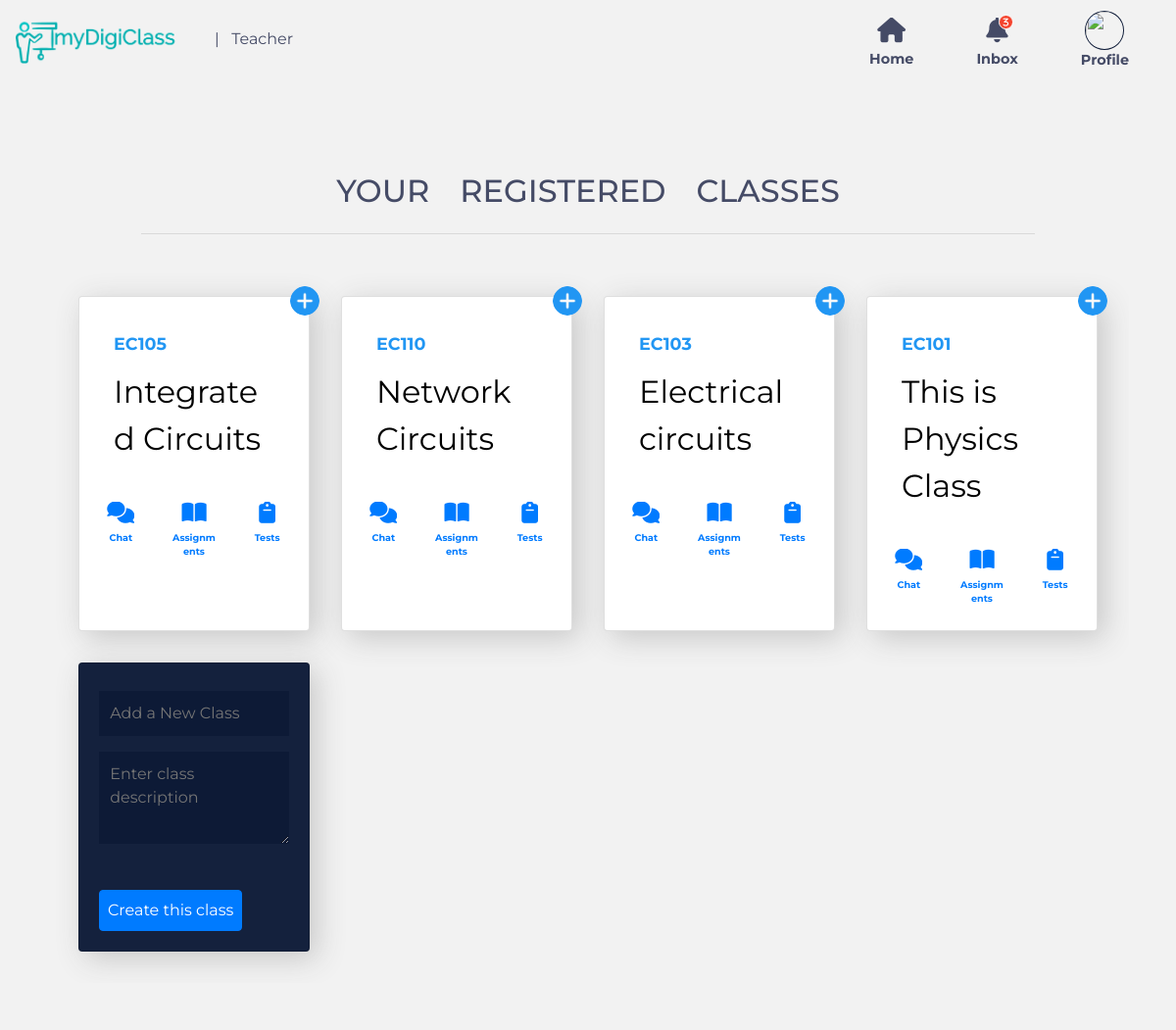
/Class (signed in), run on an earlier commit of the app's database.
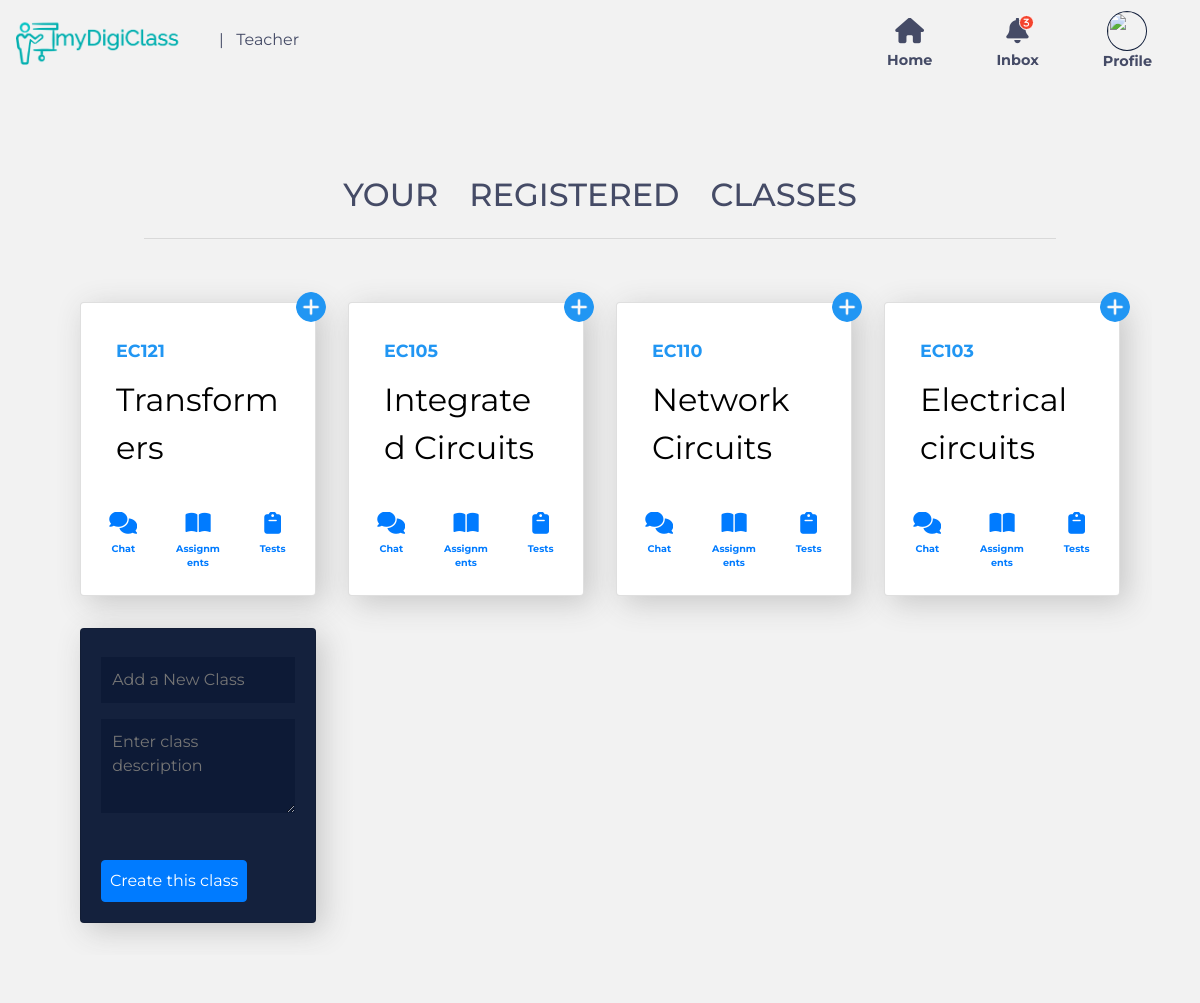
And on a later commit of the database.
### tables this page shows
CREATE TABLE class(
cls_id text PRIMARY KEY,
desc text,
creator text,
logged boolean
, c_id text);

### server.py (the view)
@app.route('/Class')
def Classs():
	if not check_session(): return redirect(url_for('login'))
	occ=session['user']['occ']
	classes=Class.allclasses(c,session['user']['user_id'])
	name=session['user']['name']
	roll=session['user']['roll']
	username=session['user']['user_id']
	clg_name=college.getCollegeName(c,session['user']['clg_id'])
	teachers=getTeachers()
	return render_template('class.html',occ=occ,classes=classes,username=username,name=name,roll=roll,clg_name=clg_name,teachers=teachers)

### Data_Models/Class.py (called while the page is built)
	@staticmethod
	def allclasses(c,user_id=None,cls_id=None):
		ids=[]
		if user_id :
			c.execute("select cls_id from urc where user_id=?",(user_id,))
			ids=c.fetchall()
		else:
			ids=[(cls_id,)]
		ls=[]
		for i in ids:
			c.execute("select * from class where cls_id=?",i)
			k=c.fetchone()
			c.execute("select user_id from urc where cls_id=?",i)
			sz=len(c.fetchall())-1
			ls.append({'cls_id':k[0].split("_")[1],'desc':k[1],'creator':k[2],'participants':sz})
		if cls_id:
			ls=ls[0]
		if type(ls)==type([]):
			print(ls)
			return reversed(ls)
		return ls

	@staticmethod
	def getTeacherClasses(c,c_id):
		c.execute("select cls_id,desc from class where c_id=?",(c_id,))
		cs=c.fetchall()
		ls=[]
		for cl in cs :
			ls.append({'cls_id':cl[0].split("_")[1],'desc':cl[1]})
		return ls

### Data_Models/College.py (called while the page is built)
	@staticmethod
	def getCollegeName(c,clg_id):
		c.execute("select name from college where clg_id=?",(clg_id,))
		l=c.fetchone()
		return l[0]

### Data_Models/User.py (called while the page is built)
	@staticmethod
	def getTeachers(c,clg_id):
		c.execute("select user_id,name from user where clg_id=? and occ='teacher'",(clg_id,))
		ts = c.fetchall()
		ls=[]
		for t in ts:
			ls.append({'user_id':t[0],'name':t[1]})
		return ls

### server.py (called while the page is built)
def check_session():
	if 'user' in session:
		return True
	return False

def getTeachers():
	teachers = user.getTeachers(c,session['user']['clg_id'])
	ls=[]
	for t in teachers:
		d={}
		d['name']=t['name']
		d['user_id']=t['user_id']
		d['classes']=getTeacherClasses(t['user_id'])
		ls.append(d)
	print(ls)
	return ls

def getTeacherClasses(uid):
	classes=Class.getTeacherClasses(c,uid)
	return classes

### Template/class.html (shortened to what this page needs)
<!DOCTYPE html>
<html>
<head>
	<link rel="stylesheet" href="https://stackpath.bootstrapcdn.com/bootstrap/4.5.0/css/bootstrap.min.css">
  <link rel="stylesheet" href="../static/css/view.css">
</head>
<body onload="onload()">
	<nav class="navbar-home navbar navbar-expand-lg">
		<a class="navbar-brand" href="#" style="font-size:x-large;"><img src="../static/icons/logo.png" alt="" height="50px" >
		</a>
		<span class="position"> | &nbsp;
			{% if occ=="teacher" %}
			Teacher
			{% else %}
			Student
			{% endif %}
		</span>
		<div class="panel navbar-expand-md" id="navbarSupportedContent">
			<ul class="navbar-nav ml-auto">
				<li class="nav-item">
					<i class="fas fa-home fa-2x home-icon"></i>
					<p class="icon-caption">Home</p>
				</li>
				<li class="nav-item" style="position: relative;">
						<i class="fas fa-2x notify-count">3</i>
					<i class="fas fa-2x fa-bell"></i>
					<p class="icon-caption">Inbox</p>
				</li>
				<li class="nav-item" id="icon-profile">
					<img id="avatar" src="getImg" alt="">
					<p class="icon-caption">Profile</p>
				</li>
			</ul>
		</div>
	</nav>
<div class="container-fluid content">
			<div class="title">
				<h2 class="title-text">your registered classes</h2>
			</div>
			<hr class="ruler">
			<div class="classes"  >
			{% for class in classes %}
			<div class="card class-view" id="scr">
				{% if occ=="teacher"%}
				<div class="create">
					<div class="icon-create">
						<img src="../static/icons/add.png" alt="">
					</div>
				</div>
				{% endif %}
				<div class="card-body">
					<div class="card-title">
						<div>
							<a class="class_id"href="#">{{ class.cls_id }}</a>
						</div>
					</div>
				<p class="class-name">{{ class.desc }}</p>
				<br>
				<div class="options">
					<div class="row">
						<div class="col-lg-4 col-md-4 col-sm-4 icon-shelf"><a href="{{ url_for('chats',cls_id = class.cls_id) }}" class="icon-card">
							<i class="fas fa-2x fa-comments"></i>
							<p class="icon-caption icon-options-caption text-primary">Chat</p>
						</a>
						</div>
						<div class="col-lg-4 col-md-4 col-sm-4 icon-shelf">
							<a href="/viewAss?cls_id={{ class.cls_id }}" class="icon-card">
								<i class="fas fa-2x fa-book-open"></i>
								<p class="icon-caption icon-options-caption text-primary">Assignments</p>
						</a>
						</div>
						<div class="col-lg-4 col-md-4 col-sm-4 icon-shelf"><a href="/view_test?cls_id={{ class.cls_id }}" class="icon-card">
							<i class="fas fa-2x fa-clipboard"></i>
							<p class="icon-caption icon-options-caption text-primary">Tests</p>
						</a>
						</div>
					</div>
				</div>
				</div>
			</div>
			{% endfor %}
			<div class="card class-view join-class" id="scr">
				<div class="card-body">
					<form action="/add_class" method="post">
						{% if occ!="teacher" %}
						<input class="card-input" type="text" name="cls_code" id="cls_code" placeholder="Join a New Class" required="True" onkeyup="check_classavail('s')" autocomplete="off">
						<div id="print">
						</div>
						<input type="submit" name="" value="Join this class" class="btn btn-primary create-card-btn">
						{% else %}
						<input class="card-input" type="text" name="cls_code" id="cls_code" placeholder="Add a New Class" required="True" autocomplete="off" onkeyup="check_classavail('t')">
						<textarea class="card-input" name="desc" placeholder="Enter class description" id="exampleFormControlTextarea1" rows="3"></textarea>
						<br>
						<input type="submit" name="" value="Create this class" class=" btn btn-primary create-card-btn">
						{% endif %}
						</form>
				</div>
			</div>
</div>
</div>
</body>
</html>

### static/css/view.css (style rules this page uses)
* { box-sizing: border-box; font-family: 'Montserrat', sans-serif; overflow-x: hidden; }
body { z-index: -999; }
.navbar-nav { max-height: 6rem; }
.position { color: #454B66; font-size: 1rem; }
.panel { display: inline; margin-left: auto; }
.navbar-home { position: fixed; z-index: 1000; background-color: #F2F2F2; height: 5rem; max-height: 5rem; width: 100%; overflow: visible; }
.navbar-brand img { filter: invert(100%) contrast(200%); }
.nav-item { font-size: 1rem; color: #454B66; padding-top: 1.2em; margin: 0 2em 0 2em; display: flex; flex-direction: column; justify-content: center; }
#icon-profile img { margin: auto; }
.icon-caption { text-align: center; color: #454B66; font-size: .9em; font-weight: bold; padding-top:0; }
.fa-2x { font-size: 1.6em; margin: auto; }
.panel .navbar-nav .nav-item .notify-count { padding-left: 3.3px; padding-top: 2.3px; font-size: 9px; color: #fff; background-color: #F4442E; top: 2.5em; right: .5em; position: absolute; width: 15px; height: 15px; border-radius: 50%; border: 1px solid #fff; }
#avatar { height: 40px; width: 40px; border: 1px solid #14213D; border-radius: 50%; }
body { background-color: #f2f2f2; }
.title { text-align: center; font-size: 28px; text-transform: uppercase; word-spacing: .8em; color: #454B66; font-weight: bolder; }
.ruler { max-width: 80%; padding: .9em; padding-bottom: 0; }
.content { margin-top: 8em; background-color: #f2f2f2; width: 100%; height: 100%; padding: 3em; }
.classes { padding : 1em; display: grid; grid-template-columns: repeat(auto-fill, minmax(250px, 1fr)); }
.class-view { background-color: #fff; margin: 1em; box-shadow: 7px 7px 30px #c7c7c7; overflow: visible; }
.class_id { font-size: 1.1rem; font-weight: bold; color: #2196F3; }
.card-title { margin-top: 15px; padding: 0 15px; }
.class-name { padding: 0 15px; font-size: 2rem; color: #000; }
.icon-shelf { text-align: center; height: 3.9rem; overflow: hidden; }
.icon-card { width: 100%; height: 100%; text-decoration: none; overflow:hidden; }
.icon-card i { font-size: 1.4rem; transition: linear; transition-duration: .1s; }
.icon-card p { margin: auto; font-size: .6em; }
.card-input { position: relative; margin: .5em 0; padding: .7em; width: 100%; background-color: #0d1a36; color: #e5e5e5; border: none; }
.join-class { background-color: #14213D; opacity: 1; }
.create-card-btn { text-align: center; margin: auto; color: #fff; padding: .5em; }
.create { position: absolute; top: -1rem; right: -1rem; width: 12rem; height: 5rem; padding:0; overflow: hidden; }
.icon-create { position: absolute; top: 5px; right:5px; border-radius: 50%; overflow-y: hidden; }
.icon-create img { height: 30px; width: 30px; transition:ease; transition-duration: .5s; }

What changed in the data, as far as the page shows it:
removed class: cls_id "EC101", desc "This is Physics Class"
added class: cls_id "EC121", desc "Transformers"
